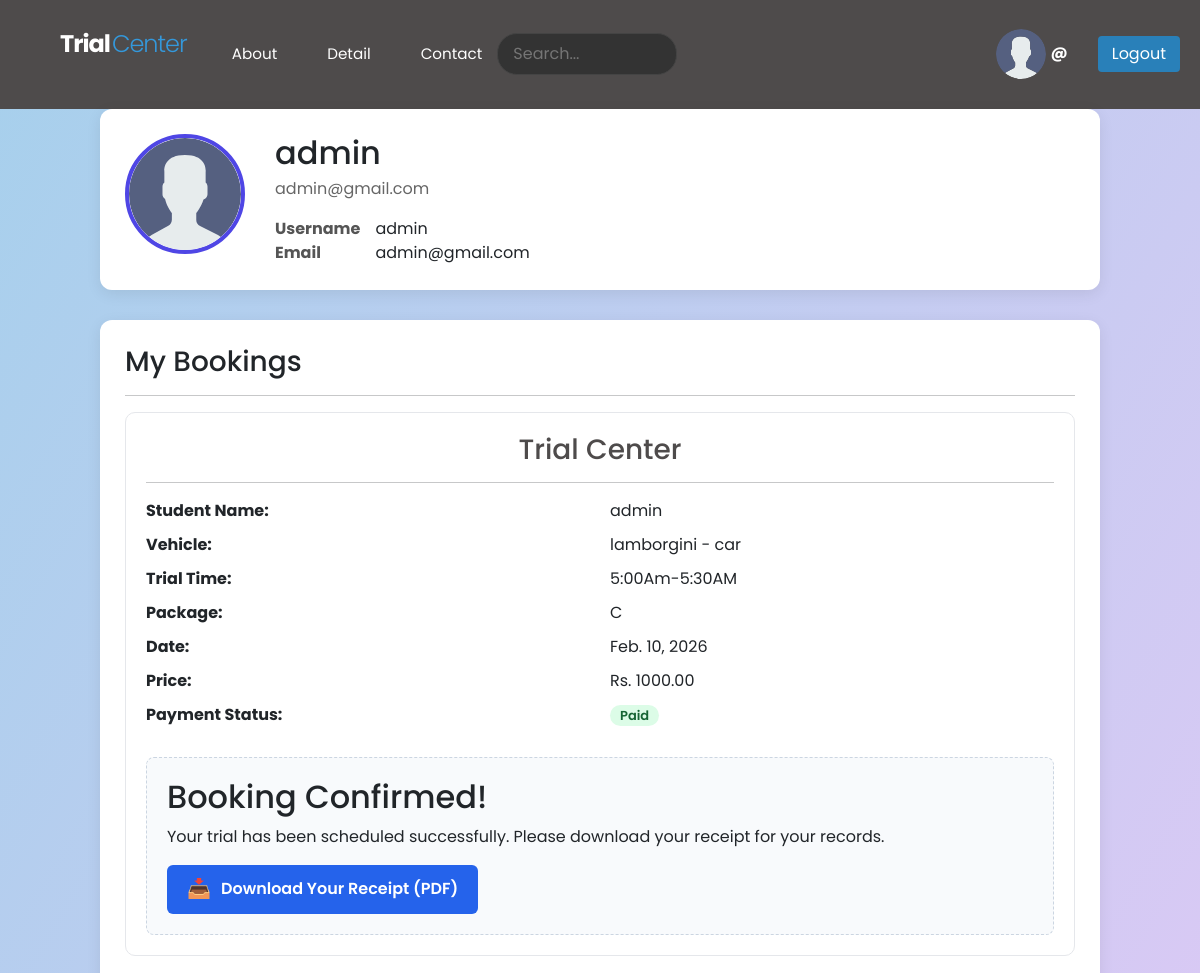
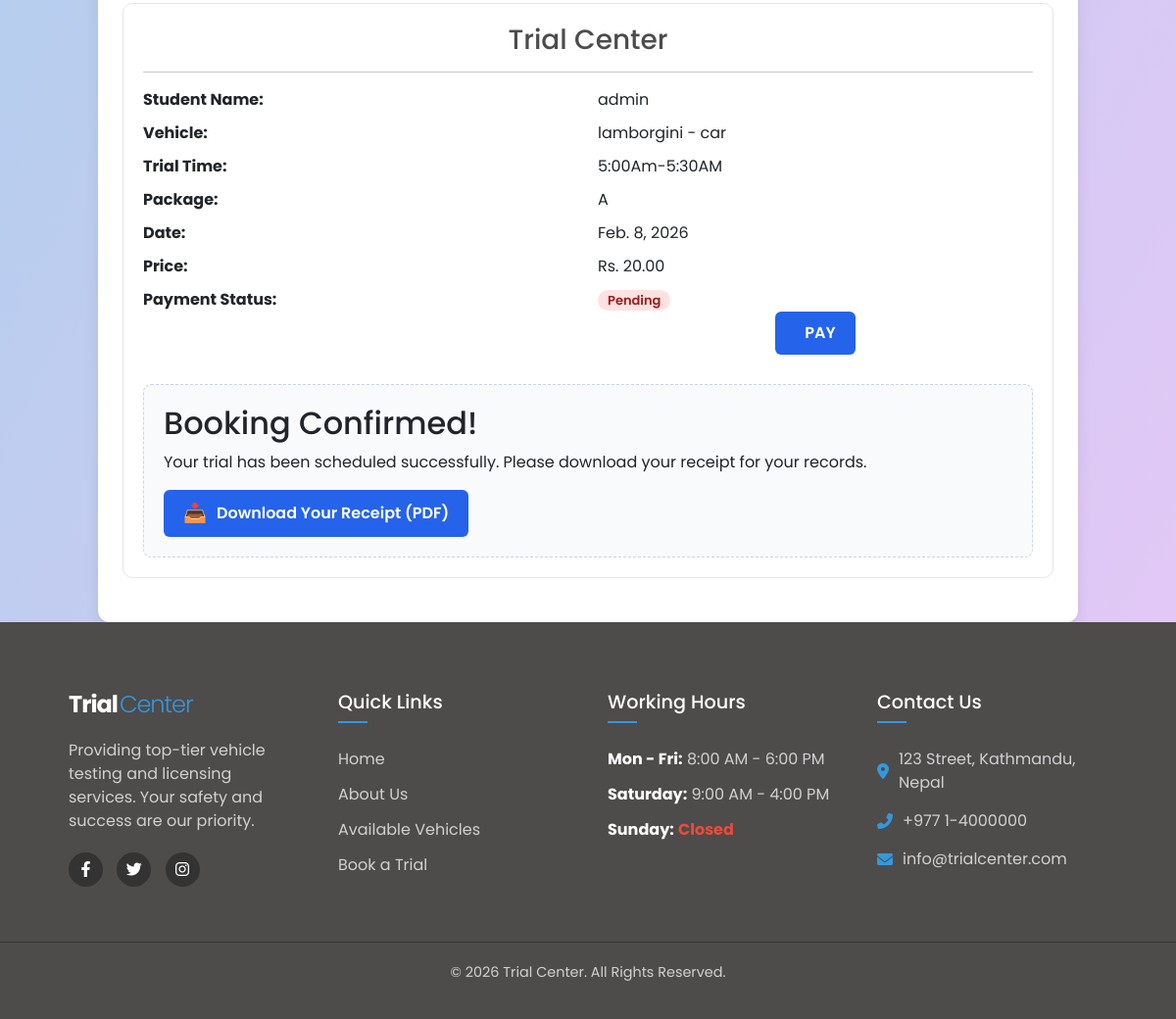
The app's page /account/profile/2/ with its own data (2 pictures, top to bottom).
### base/models.py (models this page shows, shortened)
class Booking(models.Model):
    user=models.ForeignKey(User, on_delete=models.CASCADE)
    vehicle=models.ForeignKey(Vehicle, on_delete=models.CASCADE)
    package=models.ForeignKey(Package, on_delete=models.CASCADE)
    trial_time=models.ForeignKey(TrialTime, on_delete=models.CASCADE,  related_name='bookings')
    customer_name=models.CharField(max_length=200)
    phone_number=models.CharField(max_length=15)
    message=models.TextField()
    payment_status=models.BooleanField(default=False)
    payment_uuid = models.CharField(max_length=100, blank=True, null=True)
    booking_date = models.DateField()
    expiry_date = models.DateField(blank=True, null=True)
    is_active=models.BooleanField(default=False)
    class Meta:
        constraints = [
          UniqueConstraint(
            fields=['vehicle', 'trial_time',"booking_date"],
            condition=Q(is_active=True),
            name='unique_active_booking_per_date'
        )
    ]

class Vehicle(models.Model):
    catogery = models.ForeignKey(Catogery, on_delete=models.CASCADE)
    name=models.CharField(max_length=100)
    photo=models.ImageField(upload_to='vehicle_photos/', null=True, blank=True)
    def __str__(self):
        return f"{self.name} - {self.catogery.name}"

class Catogery(models.Model):
    name = models.CharField(max_length=100)

class TrialTime(models.Model):
    vehicle = models.ForeignKey(Vehicle, on_delete=models.CASCADE)
    time = models.ForeignKey(Timeslot, on_delete=models.CASCADE)
    class Meta:
        ordering = ['time']
        unique_together = ('vehicle', 'time')

class Timeslot(models.Model):
    time=models.CharField(max_length=100)
    def __str__(self):
        return self.time

class Package(models.Model):
    vehicle=models.ForeignKey(Catogery, on_delete=models.CASCADE)
    package_name=models.CharField(max_length=200)
    price=models.DecimalField(max_digits=10, decimal_places=2)
    time=models.CharField(max_length=100)
    duration_days=models.IntegerField()

### account/views.py (the view)
# urls.py: path('profile/<str:pk>/',views.profile,name='profile'),
def profile(request, pk):
    user = get_object_or_404(User, pk=pk)
    obj=Booking.objects.filter(user=user)
    context = {
        'user': user,
        'obj':obj,
    }
    return render(request, 'account/profile.html', context)

### account/templates/account/profile.html (shortened to what this page needs)
{% extends 'main.html' %}
{% load static %}
{% block content %}
<div class="profile-wrapper">
  <div class="profile-card">
    <div class="profile-avatar">
      <img src="{% static 'images/avatar.svg' %}">
    </div>
    <div class="profile-info">
      <h2>{{ user.username }}</h2>
      <p>{{ user.email }}</p>
      <table class="info-table">
        <tr>
          <th>Username</th>
          <td>{{ user.username }}</td>
        </tr>
        <tr>
          <th>Email</th>
          <td>{{ user.email }}</td>
        </tr>
      </table>
    </div>
  </div>
  <div class="booking-section">
    <h3>My Bookings</h3>
    <hr>
    {% for booking in obj %}
      <div class="booking-card">
        <h3 style="color: #4e4b4bff; text-align: center;">Trial Center</h3><hr>
        <div class="booking-grid">
          <div><strong>Student Name:</strong></div>
          <div>{{ booking.customer_name }}</div>
          <div><strong>Vehicle:</strong></div>
          <div>{{ booking.vehicle }}</div>
          <div><strong>Trial Time:</strong></div>
          <div>{{ booking.trial_time.time }}</div>
          <div><strong>Package:</strong></div>
          <div>{{ booking.package.package_name }}</div>
          <div><strong>Date:</strong></div>
          <div>{{ booking.booking_date }}</div>
          <div><strong>Price:</strong></div>
          <div>Rs. {{ booking.package.price }}</div>
          <div><strong>Payment Status:</strong></div>
          <div>
            {% if booking.payment_status %}
              <span class="badge badge-success">Paid</span>
            {% else %}
              <span class="badge badge-danger">Pending</span>
              <center>
            <a href="{% url 'esewa'%}?p={{booking.package.id}}&uuid={{booking.payment_uuid}} " class="download-btn">
        PAY
    </a>
          </center>
            {% endif %}
          </div>
        </div>
<div style="margin-top: 30px; padding: 20px; background: #f8fafc; border-radius: 8px; border: 1px dashed #cbd5e1;">
    <h2 style="margin-top: 0;">Booking Confirmed!</h2>
    <p>Your trial has been scheduled successfully. Please download your receipt for your records.</p>
    <a href="{% url 'invoice' booking.id %}" class="download-btn">
        <span class="download-icon">📥</span> Download Your Receipt (PDF)
    </a>
</div>
      </div>
    {% empty %}
      <p>No bookings found.</p>
    {% endfor %}
  </div>
</div>
{% endblock %}

### static/style.css (style rules this page uses)
* { margin: 0; padding: 0; box-sizing: border-box; font-family: "Poppins", sans-serif; }
body { margin: 0; padding: 0; background: linear-gradient(120deg,#a6d0ec, #e9c7f7); min-height: 100vh; overflow-y: auto; height: auto; }

### account/templates/account/profile.html (style rules this page uses)
.profile-wrapper { max-width: 1000px; margin: auto; }
.profile-card { display: flex; gap: 30px; padding: 25px; background: #fff; border-radius: 12px; box-shadow: 0 4px 15px rgba(0,0,0,0.08); margin-bottom: 30px; }
.profile-avatar img { width: 120px; height: 120px; border-radius: 50%; object-fit: cover; border: 4px solid #4f46e5; }
.profile-info h2 { margin: 0; }
.profile-info p { color: #666; margin-top: 5px; }
.info-table th { text-align: left; padding-right: 15px; color: #555; }
.booking-section { background: #fff; padding: 25px; border-radius: 12px; box-shadow: 0 4px 15px rgba(0,0,0,0.08); }
.booking-card { border: 1px solid #e5e7eb; border-radius: 10px; padding: 20px; margin-bottom: 20px; }
.booking-grid { display: grid; grid-template-columns: repeat(2, 1fr); gap: 10px 20px; }
.badge { padding: 4px 10px; border-radius: 20px; font-size: 13px; font-weight: 600; }
.badge-success { background: #dcfce7; color: #166534; }
.badge-danger { background: #fee2e2; color: #991b1b; }
.download-btn { display: inline-flex; align-items: center; background-color: #2563eb; color: white !important; padding: 10px 20px; border-radius: 6px; text-decoration: none; font-weight: 600; transition: background 0.3s; font-size: 1rem; }
.download-icon { margin-right: 10px; font-size: 1.2rem; }

### templates/main.html (style rules this page uses)
html, body { height: 100%; }

### records on screen
Booking: customer_name "admin", vehicle "lamborgini - car", trial_time.time "5:00Am-5:30AM", package.package_name "C", booking_date "Feb. 10, 2026", package.price "1000.00", payment_status "Paid"
Booking: customer_name "admin", vehicle "lamborgini - car", trial_time.time "5:00Am-5:30AM", package.package_name "A", booking_date "Feb. 8, 2026", package.price "20.00"

### other values on screen
{{ user.username }} "admin"
{{ user.email }} "admin@gmail.com"
